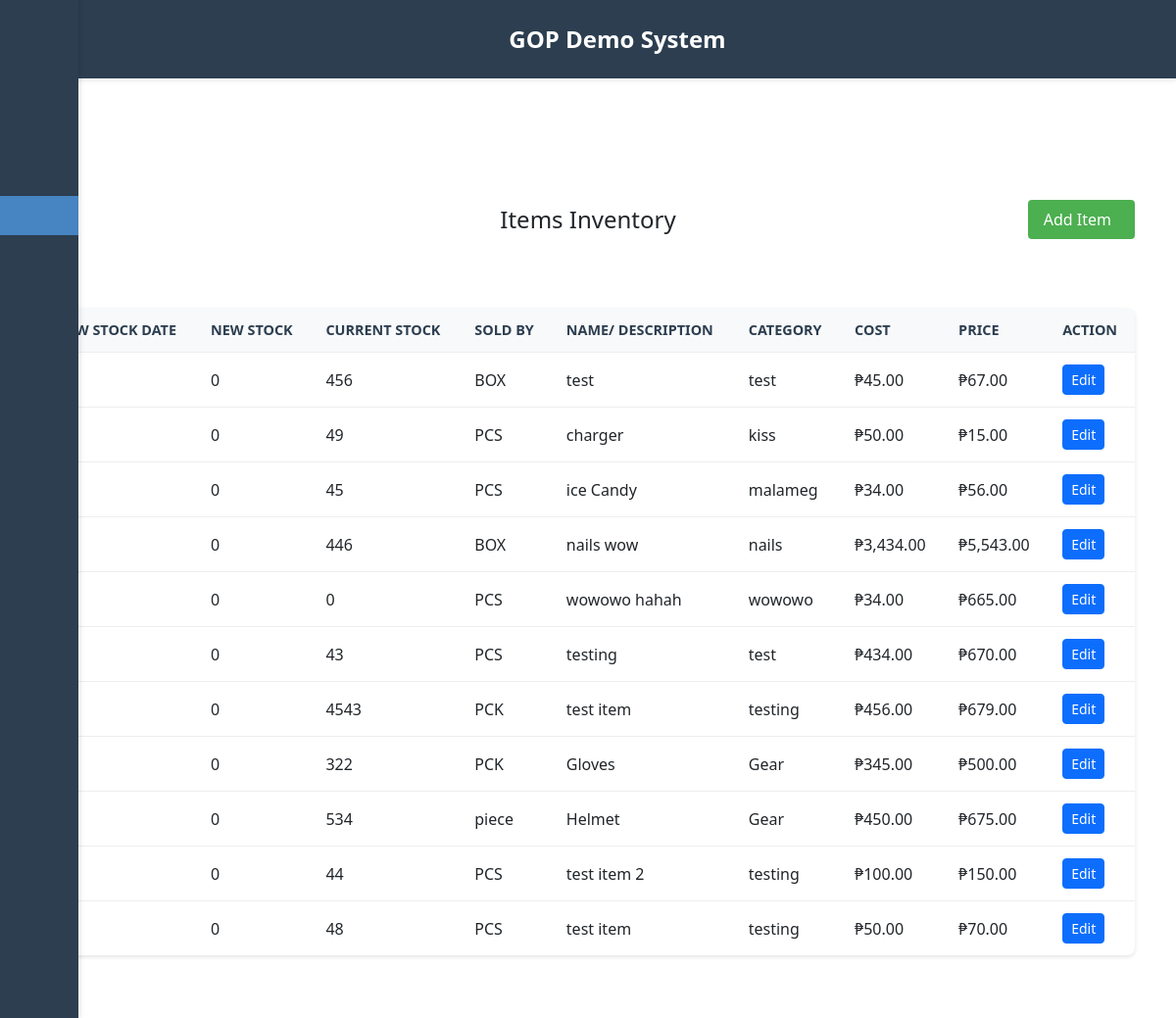
The page /views/items/items.php on the database as committed earlier.
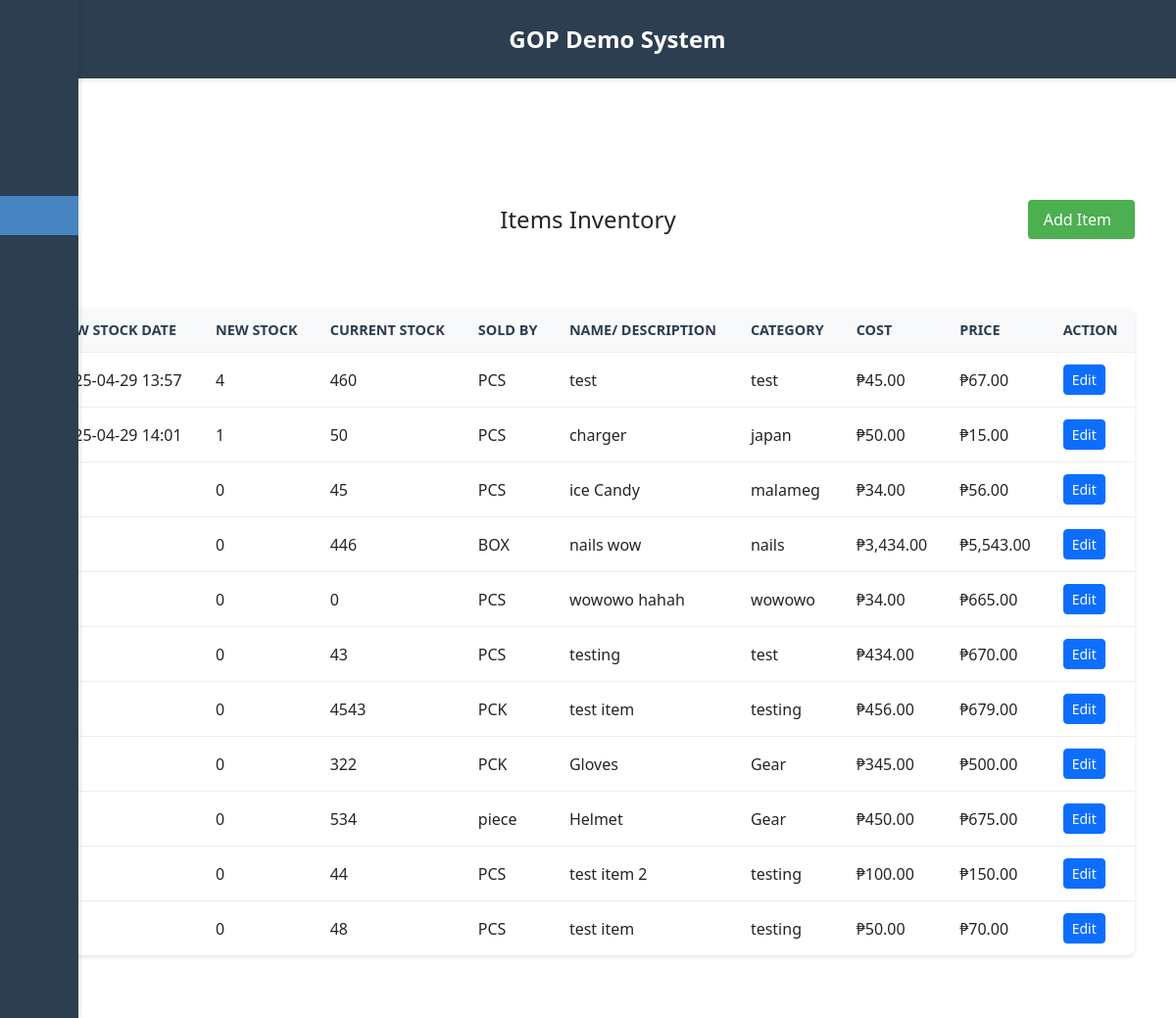
The same page on the database as committed later.
### tables this page shows
CREATE TABLE `items` (
  `id` int(11) NOT NULL,
  `stock` int(255) NOT NULL,
  `sold_by` varchar(255) NOT NULL,
  `name` varchar(255) NOT NULL,
  `category` varchar(255) NOT NULL,
  `cost` double(50,2) NOT NULL,
  `price` double(50,2) NOT NULL
);

### connection/DBConnection.php (called while the page is built, shortened)
<?php
class DBConnection {
    private $host = "localhost";
    private $username = "root";
    private $password = "";
    private $database = "gop_marketing_db";
    private $conn;
    public function __construct() {
        try {
            $this->conn = new mysqli($this->host, $this->username, $this->password, $this->database);
        } catch (Exception $e) {
            die("Database Connection Error: " . $e->getMessage());
        }
    }
    public function getConnection() {
        return $this->conn;
    }
}
?>

### controller/backend_items.php (called while the page is built, shortened)
<?php
require_once __DIR__ . '/../connection/DBConnection.php';
class ItemsController {
    private $conn;
    public function __construct() {
        $db = new DBConnection();
        $this->conn = $db->getConnection();
    }
    public function getAllItems() {
        $sql = "SELECT i.*,
                h.quantity_added,
                h.date_added
                FROM items i
                LEFT JOIN (
                    SELECT item_id, quantity_added, date_added
                    FROM item_stock_history
                    WHERE (item_id, date_added) IN (
                        SELECT item_id, MAX(date_added)
                        FROM item_stock_history
                        GROUP BY item_id
                    )
                ) h ON i.id = h.item_id
                ORDER BY i.id DESC";
        $result = $this->conn->query($sql);
        $items = [];
        if ($result->num_rows > 0) {
            while ($row = $result->fetch_assoc()) {
                $items[] = $row;
            }
        }
        return $items;
    }
}
?>

### views/items/items.php (the view, shortened to what this page needs)
<?php
try {
    require_once __DIR__ . '/../../controller/backend_items.php';
    $itemsController = new ItemsController();
    $items = $itemsController->getAllItems();
} catch (Exception $e) {
    die("Error: " . $e->getMessage());
}
?>
<!DOCTYPE html>
<html lang="en">
<head>
    <link rel="stylesheet" href="../../styles/sidebar.css">
    <link rel="stylesheet" href="../../styles/items.css">
    <link rel="stylesheet" href="../../styles/header.css">
    <link href="https://cdn.jsdelivr.net/npm/bootstrap@5.3.0/dist/css/bootstrap.min.css" rel="stylesheet">
</head>
<body>
    <?php require_once '../renderParts/header.php'; ?>
    <?php require_once '../renderParts/sidebar.php'; ?>
    <main class="main-content">
        <div class="container">
            <div class="table-header">
                <div class="items">
                    <button id="addItemBtn" class="add-btn">
                        Add Item<span class="iconify" data-icon="gg:add-r" data-width="24" data-height="24"></span>
                    </button>
                    <h2>Items Inventory</h2>
                </div>
                <div class="table-wrapper">
                    <table class="items-table">
                        <thead>
                            <tr>
                                <th>New Stock Date</th>
                                <th>New Stock</th>
                                <th>Current Stock</th>
                                <th>Sold By</th>
                                <th>Name/ Description</th>
                                <th>Category</th>
                                <th>Cost</th>
                                <th>Price</th>
                                <th>Action</th>
                            </tr>
                        </thead>
                        <tbody>
                            <?php foreach ($items as $item): ?>
                            <tr>
                            <td><?php echo isset($item['date_added']) ? date('Y-m-d H:i', strtotime($item['date_added'])) : '-'; ?></td>
                                <td><?php echo isset($item['quantity_added']) ? $item['quantity_added'] : '0'; ?></td>
                                <td><?php echo $item['stock']; ?></td>
                                <td><?php echo $item['sold_by']; ?></td>
                                <td><?php echo $item['name']; ?></td>
                                <td><?php echo $item['category']; ?></td>
                                <td>₱<?php echo number_format($item['cost'], 2); ?></td>
                                <td>₱<?php echo number_format($item['price'], 2); ?></td>
                                <td>
                                    <button class="btn btn-sm btn-primary edit-btn"
                                            data-id="<?php echo $item['id']; ?>"
                                            data-name="<?php echo $item['name']; ?>"
                                            data-stock="<?php echo $item['stock']; ?>"
                                            data-sold-by="<?php echo $item['sold_by']; ?>"
                                            data-category="<?php echo $item['category']; ?>"
                                            data-cost="<?php echo $item['cost']; ?>"
                                            data-price="<?php echo $item['price']; ?>">
                                        Edit
                                    </button>
                                </td>
                            </tr>
                            <?php endforeach; ?>
                        </tbody>
                    </table>
                </div>
            </div>
        </div>
    </main>
</body>
</html>

### views/renderParts/header.php
<header class="main-header">
    <div class="header-content">
        <h1>GOP Demo System</h1>
    </div>
</header>

### views/renderParts/sidebar.php (shortened to what this page needs)
<div class="sidebar">
    <a href="../receipts/receipts.php" class="sidebar-icon" title="Go to Receipts">
    </a>
    <a href="../charge/charge.php" class="sidebar-icon" title="Go to Charge">
    </a>
    <a href="../customers/customers.php" class="sidebar-icon" title="Go to Customers">
    </a>
    <a href="../items/items.php" class="sidebar-icon" title="Go to Items">
    </a>
    <a href="../sales/sales.php" class="sidebar-icon" title="Go to Sales">
    </a>
</div>

### styles/sidebar.css (style rules this page uses)
.sidebar { position: fixed; left: 0; top: 0; height: 100%; width: 80px; background-color: #2c3e50; padding-top: 80px; z-index: 1000; box-shadow: 2px 0 5px rgba(0, 0, 0, 0.1); }
.sidebar-icon { display: block; text-align: center; padding: 20px 0; color: white; font-size: 30px; text-decoration: none; transition: all 0.3s ease; }
body { margin-left: 60px; }
.container { margin-left: 60px; width: calc(100% - 60px); transition: margin-left 0.3s ease; }
.sidebar-icon.active { background-color: #4684c2 !important; transition: background-color 0.3s ease; }

### styles/items.css (style rules this page uses)
* { margin: 0; padding: 0; box-sizing: border-box; }
body { font-family: Arial, sans-serif; background-color: #f4f6f9; color: #333; padding-top: 120px; }
.container { max-width: 1600px; margin: 4rem auto; padding: 0 20px; position: relative; }
h2 { text-align: center; color: #2c3e50; margin-bottom: 2rem; font-size: 24px; }
.table-wrapper { background-color: white; border-radius: 8px; box-shadow: 0 2px 4px rgba(0, 0, 0, 0.1); overflow: hidden; }
.items-table { width: 100%; border-collapse: collapse; margin: 0; }
.items-table th, .items-table td { padding: 12px 15px; text-align: left; border-bottom: 1px solid #eee; }
.items-table th { background-color: #f8f9fa; font-weight: bold; color: #2c3e50; text-transform: uppercase; font-size: 0.9rem; }
.items-table tbody tr:last-child td { border-bottom: none; }
.table-header { width: 100%; }
.items { display: flex; align-items: center; justify-content: center; gap: 15px; margin-bottom: 65px; padding: 10px; border-radius: 8px; position: relative; }
.items h2 { margin: 0; font-size: 24px; flex-grow: 1; text-align: center; }
.add-btn { position: absolute; right: 0; background-color: #4CAF50; color: white; border: none; padding: 8px 16px; border-radius: 4px; cursor: pointer; display: flex; align-items: center; gap: 8px; }
.edit-btn { background-color: #007bff; color: white; border: none; padding: 4px 8px; border-radius: 4px; cursor: pointer; display: inline-flex; align-items: center; gap: 4px; }

### styles/header.css (style rules this page uses)
.main-header { position: fixed; top: 0; right: 0; width: calc(100% - 60px); height: 80px; background-color: #2c3e50; color: white; z-index: 999; box-shadow: 0 2px 5px rgba(0, 0, 0, 0.1); }
.header-content { height: 100%; display: flex; align-items: center; padding: 0 20px; justify-content: center; }
.header-content h1 { font-size: 1.5rem; font-weight: 600; margin: 0; }
.container { margin-top: 80px; }

Rows that differ between the two databases and show on the page:
changed items (number 1 of 11 on the later page): date_added (not shown) → "2025-04-29 13:57"; quantity_added (not shown) → "4"; stock "456" → "460"; sold_by "BOX" → "PCS"; no longer shows "0"
changed items "charger": date_added (not shown) → "2025-04-29 14:01"; quantity_added (not shown) → "1"; stock "49" → "50"; category "kiss" → "japan"; no longer shows "0"
